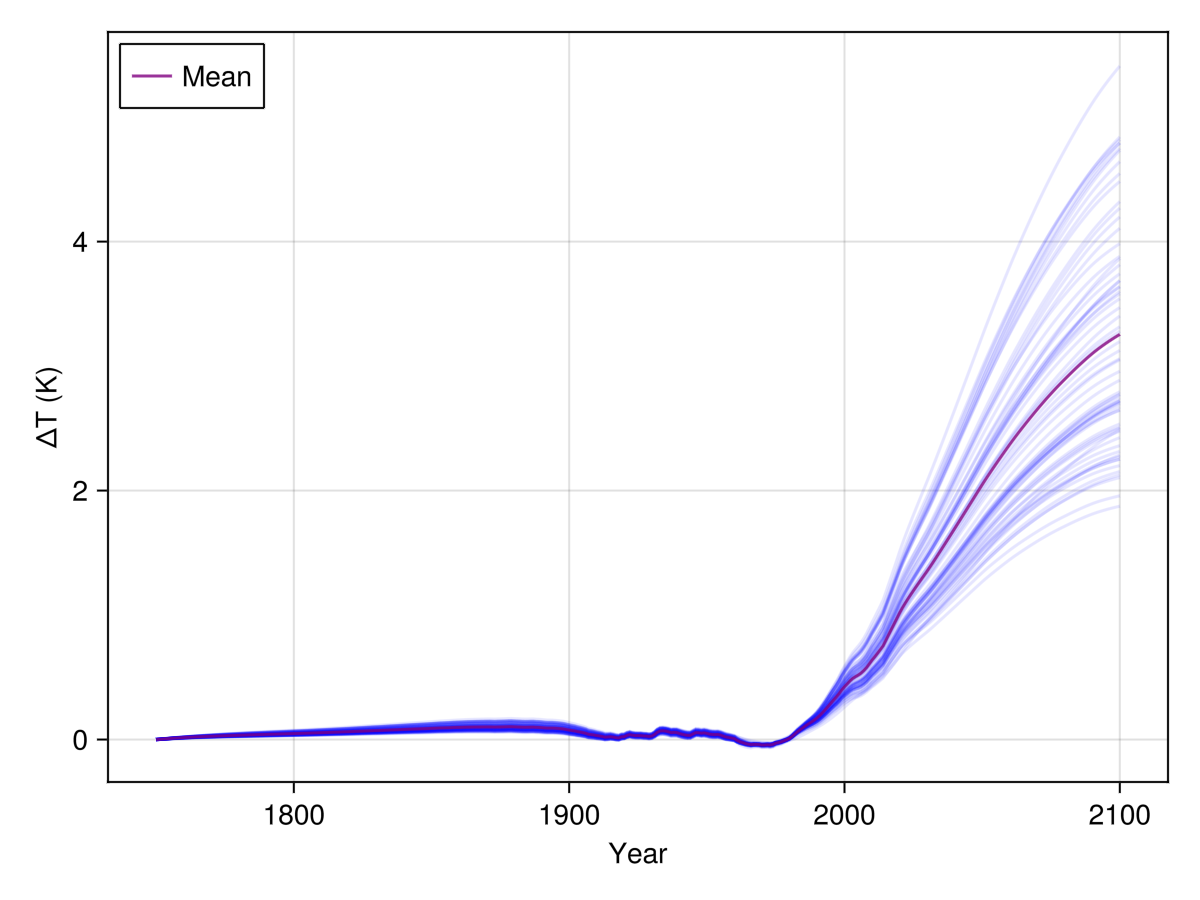

This chart was generated by the following Julia code:
using FaIR
using Statistics
using GLMakie


# ## Path to files to load
#
# See files in src/defaults/ for the format these files must have.
# The species config file follows the format from https://github.com/OMS-NetZero/FAIR/blob/master/src/fair/defaults/data/ar6/species_configs_properties.csv
# The energy balance parameters file follows the format from https://github.com/OMS-NetZero/FAIR/blob/master/tests/test_data/4xCO2_cummins_ebm3.csv
#
# At the moment this code support emissions as an input type. The input data 
# for FaIR is yearly global emission data for different species.

emission_csv = "src/defaults/ssp245-emissions.csv"             # Input emission data
species_csv = "src/defaults/species_configs_properties.csv"    # Species configs
ebm_csv = "src/defaults/4xCO2_cummins_ebm3.csv"                # EBM params



# ## FaIR components instantiation
#
# ### Load emissions
# 
# Emissions must include at least CO₂, CH₄ and N₂O. If data is missing for one, you need to
# set it to zero in the emission file. (TODO : take care of this internally)
#
# The order in which the species are specified specifies the rows on which they act
# in the emission, concentration and forcing arrays.
species = ["CO2", "CH4", "N2O", "SO2", "BC"]
E = Emissions(emission_csv, species)




# ### Initialise gas cycle model
gas_model = ReservoirModel(species_csv, species)




# ### Initialise main greenhouse gas forcing model
# 
# This is the forcing model for CO₂, CH₄, N₂O. It must be included in any run.
#
# We need to provide it with row index on which CO₂, CH₄ and  N₂O are active
# in the emission, concentration and forcing arrays (in this particular order).
# In the example below, CO₂ corresponds to the 1ˢᵗ row, CH₄ on the 2ⁿᵈ and N₂O the 3ʳᵈ
active_dims_CO₂_CH₄_N₂O = [1, 2, 3]
CO₂_CH₄_N₂O_forcing = Meinshausen2020(species_csv, active_dims_CO₂_CH₄_N₂O)





# ### Initialise other optional forcing models
#
# These are additional models that allow to account for additional sources of
# forcing such as minor greenhouse gas, aerosols, contrails, land use etc.
#
# Each forcing model needs to be instantiated with a list of species which effect
# we want to account for, and the dimensions (row index) on which they are active
# in the emission, concentration and forcing arrays

# #### Forcing model for aerosol direct effect
species_ari = ["CH4", "N2O", "SO2", "BC"]
active_dims_ari = [2, 3, 4, 5]
ari_forcing = ARIForcing(species_csv, species_ari, active_dims_ari)

# #### Forcing model for aerosol-cloud interactions
species_aci = ["SO2", "BC"]
active_dims_aci = [4, 5]
aci_forcing = ACIForcing(species_csv, species_aci, active_dims_aci)





# ### Initialise energy balance model
#
# The energy balance model is here setup as a 3-box model and includes
# a stochastic internal variability components following Cummins et al. 2020.
#
# We define variables for the energy balance model but only initialise it
# within the loop below since we need one different model per set of parameters
Nbox = 3                                # number of temperature boxes in the box model
use_internal_variability = false        # whether or not sample from internal variability
Δt = 1.                                 # yearly time step
Nₜ = length(E.year)                      # number of years 




# ### Load dataframe of energy balance model parameters
using CSV, DataFrames
df = CSV.read(ebm_csv, DataFrame)
γ = df.gamma
C = Matrix(df[:, [:C1, :C2, :C3]])
κ =  Matrix(df[:, [:kappa1, :kappa2, :kappa3]])
ση = df.sigma_eta
σξ = df.sigma_xi
ε = df.epsilon
F₄ₓ = df.F_4xCO2
N_ESM = size(df)[1]




# ### Allocate arrays for the run
#
function allocate_gas_cycle(n_species)
    n_pool = 4
    pool_partition = zeros(Real, n_species, n_pool)
    airborneₜ = zeros(Real, n_species)
    E₀ = zeros(length(species))
    Cₜ₋₁ = zeros(Real, length(species))
    C₀ = gas_model.C₀
    return pool_partition, airborneₜ, E₀, Cₜ₋₁, C₀
end


# For the energy balance model, we intialise an array of each box temperature at
# each time step, with an additional box dedicated to the TOA forcing fluctuations
# following the procedure in Cummins et al. 2020. 
#
# Here we add an extra dimension for each ESM the EBM has been calibrated against.
T = zeros(Real, N_ESM, Nₜ, Nbox + 1)
active_dims_ghg = [E.index.CO2, E.index.CH4, E.index.N2O] # TODO : not needing this anymore






# ### Run FaIR once for every seed
#
n_species = length(species)
for ω in collect(1:N_ESM)
    # Initialise a box-model with the seed
    ebm = BoxModel(C[ω, :], κ[ω, :], ε[ω], F₄ₓ[ω], ση[ω], σξ[ω], γ[ω], Δt, Nₜ)
    eᴬ, bd, wd = ebm_dynamics(ebm, use_internal_variability)

    # Allocate arrays
    pool_partition, airborneₜ, E₀, Cₜ₋₁ , C₀ = allocate_gas_cycle(n_species)
    for t in 2:Nₜ
        # Compute feedback gas lifetime scaling factor
        αₜ = α(gas_model, airborneₜ, E.cumulative[:, t - 1], T[ω, t - 1, 2])
        αₜ[E.index.CH4] = αᶜᴴ⁴(gas_model, E.values[:, t - 1], Cₜ₋₁ , E₀, C₀, T[ω, t - 1, 2])

        # Compute concentrations and reservoirs partition
        Cₜ, pool_partition = EtoC(gas_model, E.values[:, t - 1], pool_partition, αₜ, E₀, Δt)

        # Compute forcings from the 3 major greenhouse gases
        FCO₂_CH₄_N₂O = computeF(CO₂_CH₄_N₂O_forcing, Cₜ)

        # Compute aerosol direct effect forcing
        Fari = computeF(ari_forcing, E.values[:, t], Cₜ)

        # Compute aerosol-cloud interaction forcing
        Faci = computeF(aci_forcing, E.values[:, t], Cₜ)

        # Compute total effective radiative forcing
        Fₜ = sum(map(sum, [FCO₂_CH₄_N₂O, Fari, Faci]))
        
        # Compute boxes temperatures responses to forcing
        T[ω, t, :] = FtoT(T[ω, t - 1, :], eᴬ, bd, wd[t - 1, :], Fₜ)
    end
end





# Temperature plot
fig = Figure()
ax = Axis(fig[1, 1]; xlabel = "Year", ylabel = "ΔT (K)")
for ω in 1:N_ESM
    lines!(ax, E.year, T[ω, :, 2], color=(:blue, 0.1))
end
lines!(ax, E.year, vec(mean(T[:, :, 2], dims=1)), color=(:purple, 0.8), label="Mean")
axislegend(ax, position=:lt)
display(fig)
save("examples/demo-intermodel-variability.png", fig)



GLMakie.closeall()